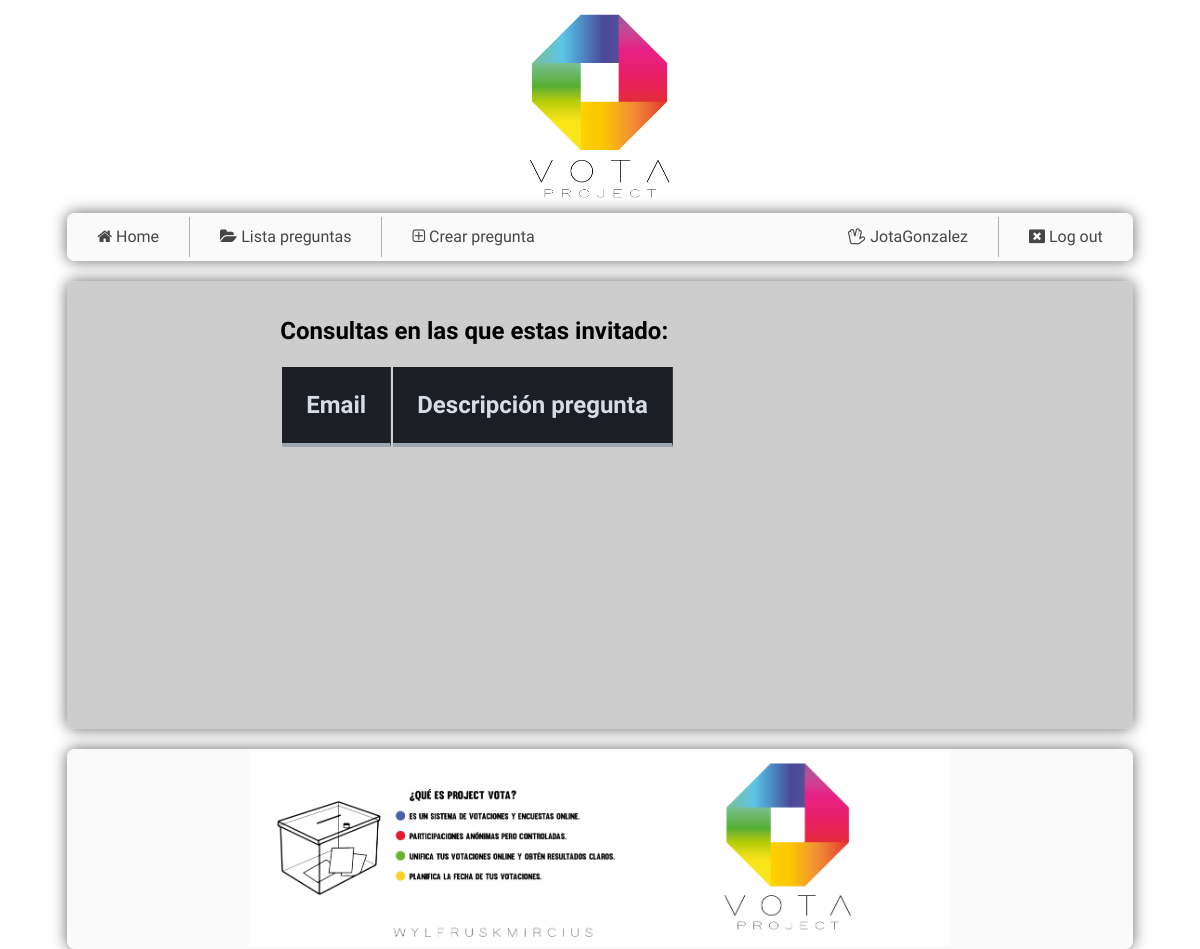
Before: /paginas/lista-consultas-usuario.php (signed in) with the older database file.
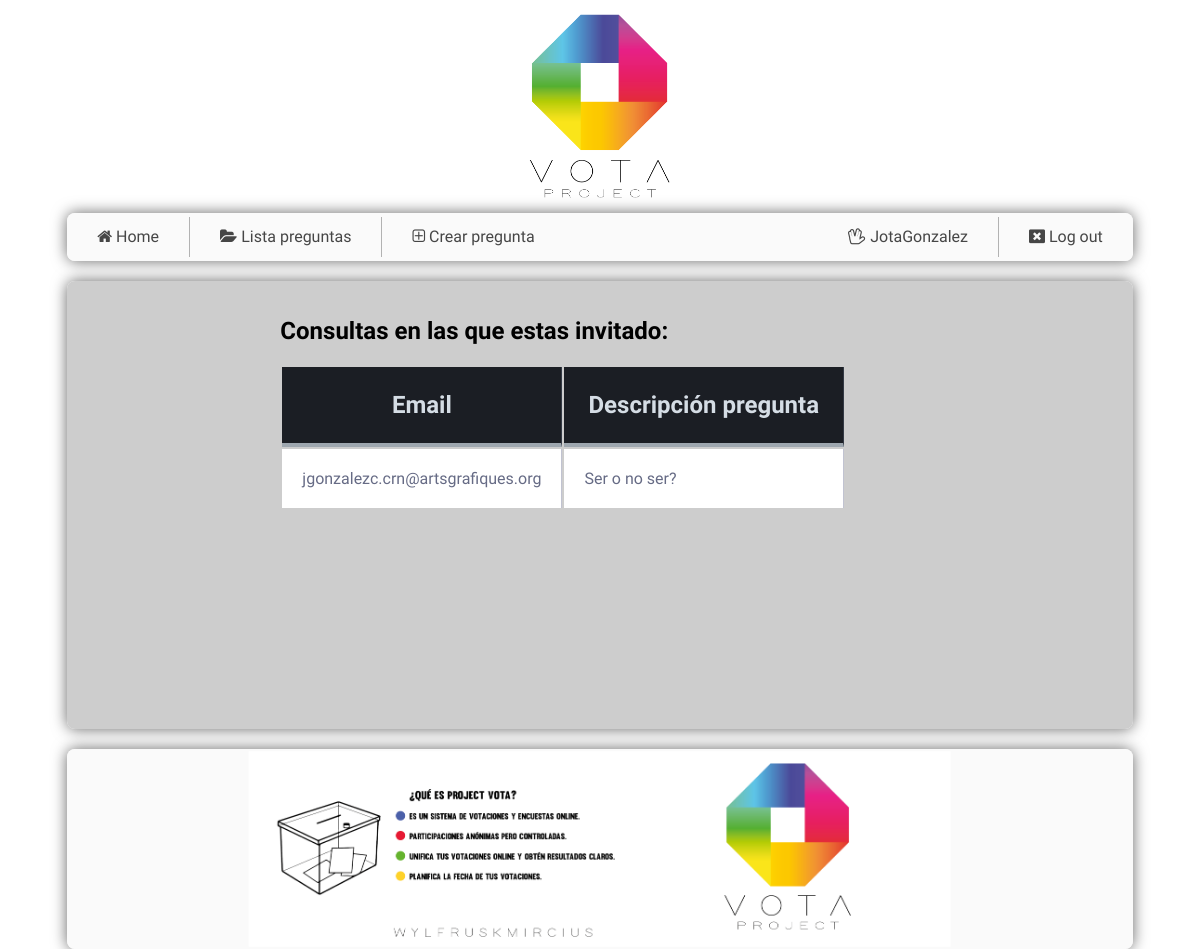
After: the same page with the newer database file.
### tables this page shows
CREATE TABLE `invitacion` (
  `ID_Invitacion` int(5) NOT NULL,
  `ID_Usuario` int(5) NOT NULL,
  `ID_Consulta` int(5) NOT NULL,
  `Email` varchar(45) NOT NULL
);

CREATE TABLE `usuario` (
  `ID_Usuario` int(5) NOT NULL,
  `Nombre` varchar(15) DEFAULT NULL,
  `Apellido` varchar(25) DEFAULT NULL,
  `Usuario` varchar(25) DEFAULT NULL,
  `Contrasena` varchar(25) DEFAULT NULL,
  `Email` varchar(35) NOT NULL,
  `Administrador` tinyint(1) DEFAULT NULL
);

CREATE TABLE `consulta` (
  `ID_Consulta` int(5) NOT NULL,
  `Desc_Pregunta` varchar(255) NOT NULL,
  `ID_Usuario` int(5) NOT NULL,
  `F_Inicio` date NOT NULL,
  `F_Final` date NOT NULL,
  `H_Inicio` varchar(5) DEFAULT NULL,
  `H_Final` varchar(5) DEFAULT NULL
);

### paginas/lista-consultas-usuario.php (the view, shortened to what this page needs)
<!DOCTYPE html>
<html>
<head>
	<link rel="stylesheet" href="https://cdnjs.cloudflare.com/ajax/libs/font-awesome/4.7.0/css/font-awesome.min.css">
</head>
<body>
	<?php
	include_once('conexion.php');
	?>
	<div class="logo">
		<img src="img/projectvota-01-01.png">
	</div>
	<section class="navbar">
		<div class="navbar-container">
			<div class="navbar-option">
				<a href=""><i class="fa fa-home"></i>  Home</a>
			</div>
            <div class="navbar-option">
				<a href="lista-preguntas.php"><i class="fa fa-folder-open"></i>  Lista preguntas</a>
			</div>
			<div class="navbar-option">
				<a href="consultas.php"><i class="fa fa-plus-square-o"></i>  Crear pregunta</a>
			</div>
			<div class="navbar-option-dos">
				<a href="logout.php"><i class="fa fa-window-close"></i>   Log out</a>
			</div>
			<div class="navbar-option-dos">
				<a href="lista-consultas-usuario.php"><i class="fa fa-hand-spock-o"></i> <?php
				if (isset($_SESSION['user'])){
					echo $_SESSION['user'];
				}; ?></a>
			</div>
		</div>
	</section>
	<section class="container">
		<div class="main-container">
			<div class="workin">
			<h1>Consultas en las que estas invitado:</h1>
				<table>
					<tr>
						<th>Email</th>
						<th>Descripción pregunta</th>
					</tr>
				<?php
					$x = $_SESSION['userid'];
						$qstr = "SELECT i.ID_Consulta idconsulta, u.ID_Usuario user, u.Email email, c.Desc_Pregunta pregunta FROM Usuario u , Invitacion i, Consulta c WHERE u.ID_Usuario = i.ID_Usuario AND i.ID_Consulta = c.ID_Consulta;";
						$query = $con->prepare( $qstr );
						$r = $query->execute();
						$row = $query->fetch();
						while ($row) {
						if ($row['user'] == $x){
							echo '<tr onclick="onClickedIrAVotacionesConId(this)" id="'.$row['idconsulta'].'">';
							echo '<td>'.$row['email'].'</td>';
							echo '<td>'.$row['pregunta'].'</td>';
							echo '</tr>';
						}
							$row = $query->fetch();
						}
				?>
				</table>
			</div>
		</div>
	</section>
	<section class="footer">
		<div class="footer-container">
			<div class="banner">
				<img src="img/projectvota3-01.png">
			</div>
		</div>
	</section>
</body>
</html>

Changed rows visible on the page:
added invitacion: ID_Usuario.Email "jgonzalezc.crn@artsgrafiques.org", ID_Consulta.Desc_Pregunta "Ser o no ser?"
